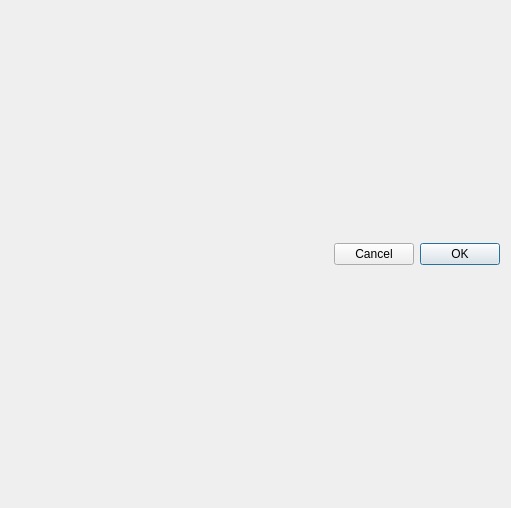
<?xml version="1.0" encoding="UTF-8"?>
<ui version="4.0">
 <class>$NAME</class>
 <widget class="QDialog" name="$NAME">
  <property name="geometry">
   <rect>
    <x>0</x>
    <y>0</y>
    <width>511</width>
    <height>508</height>
   </rect>
  </property>
  <property name="windowTitle">
   <string>Dialog</string>
  </property>
  <layout class="QVBoxLayout" name="verticalLayout">
   <item>
    <layout class="QHBoxLayout" name="horizontalLayout">
     <item>
      <spacer name="horizontalSpacer">
       <property name="orientation">
        <enum>Qt::Horizontal</enum>
       </property>
       <property name="sizeHint" stdset="0">
        <size>
         <width>40</width>
         <height>20</height>
        </size>
       </property>
      </spacer>
     </item>
     <item>
      <widget class="QPushButton" name="cancel">
       <property name="text">
        <string>Cancel</string>
       </property>
      </widget>
     </item>
     <item>
      <widget class="QPushButton" name="create">
       <property name="text">
        <string>OK</string>
       </property>
       <property name="default">
        <bool>true</bool>
       </property>
      </widget>
     </item>
    </layout>
   </item>
  </layout>
 </widget>
 <resources/>
 <connections>
  <connection>
   <sender>create</sender>
   <signal>clicked()</signal>
   <receiver>$NAME</receiver>
   <slot>accept()</slot>
   <hints>
    <hint type="sourcelabel">
     <x>462</x>
     <y>484</y>
    </hint>
    <hint type="destinationlabel">
     <x>449</x>
     <y>504</y>
    </hint>
   </hints>
  </connection>
  <connection>
   <sender>cancel</sender>
   <signal>clicked()</signal>
   <receiver>$NAME</receiver>
   <slot>reject()</slot>
   <hints>
    <hint type="sourcelabel">
     <x>381</x>
     <y>483</y>
    </hint>
    <hint type="destinationlabel">
     <x>351</x>
     <y>506</y>
    </hint>
   </hints>
  </connection>
 </connections>
</ui>
